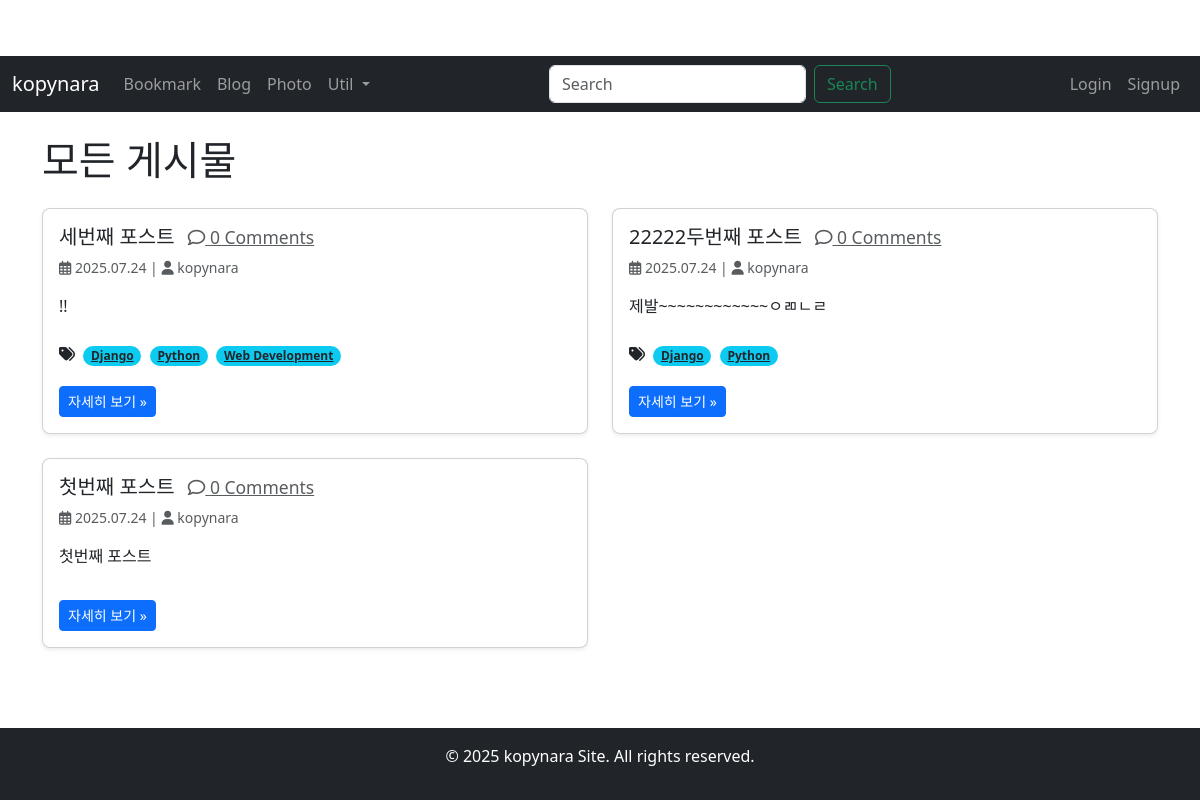
Screenshot of /blog/ with the database file from the repository.
### blog/models.py (models this page shows, shortened)
class Post(models.Model):
    title = models.CharField(verbose_name='TITLE', max_length=50)
    slug = models.SlugField(verbose_name='SLUG', unique=True, allow_unicode=True, help_text='one word for title alias.')
    description = models.CharField(verbose_name='DESCRIPTION', max_length=100, blank=True, help_text='simple description text.')
    content = models.TextField(verbose_name='CONTENT')
    created_at = models.DateTimeField(verbose_name='CREATE DATE', auto_now_add=True)
    modify_dt = models.DateTimeField(verbose_name='MODIFY DATE', auto_now=True)
    author = models.ForeignKey(
        settings.AUTH_USER_MODEL,
        on_delete=models.CASCADE,
        related_name='blog_posts',
        verbose_name='AUTHOR'
    )
    tags = TaggableManager(blank=True) # 태그 필드 추가
    class Meta:
        verbose_name = 'post' # 단수 별칭
        verbose_name_plural = 'posts' # 복수 별칭
        db_table = 'my_post' # 데이터베이스 테이블 이름 지정 (기존 'blog_posts'에서 'my_post'로 변경)
        ordering = ('-created_at',) # 기본 정렬 순서 (최신 생성일 기준 내림차순으로 변경)
    def get_absolute_url(self):
        return reverse('blog:post_detail', args=(self.slug,)) # slug 기반 URL (URL 패턴 이름 'post_detail'로 변경)

### blog/views.py (the view)
# urls.py: path('', views.PostListView.as_view(), name='index'),
class PostListView(ListView):
    model = Post
    template_name = 'blog/post_list.html'
    context_object_name = 'posts' # 템플릿에서 게시물 목록을 'posts'로 접근
    paginate_by = 10 # 한 페이지에 10개의 게시물 표시
    def get_queryset(self):
        queryset = super().get_queryset().order_by('-created_at')
        tag_slug = self.kwargs.get('tag_slug')
        if tag_slug:
            try:
                tag = Tag.objects.get(slug=tag_slug)
                queryset = queryset.filter(tags__in=[tag])
                self.tag_name = tag.name # 템플릿에 태그 이름 전달을 위해 저장
            except Tag.DoesNotExist:
                queryset = Post.objects.none()
                self.tag_name = None # 태그 이름 없음
        else:
            self.tag_name = None # 태그 슬러그가 없으면 태그 이름 없음
        return queryset
    def get_context_data(self, **kwargs):
        context = super().get_context_data(**kwargs)
        if self.tag_name:
            context['tagname'] = self.tag_name # 템플릿에서 'tagname'으로 접근
        return context

### templates/blog/post_list.html (shortened to what this page needs)
    {% extends 'base.html' %}
    {% load static %}
    {% block content %}
        {% if tagname %}
            <h1 class="mb-4">태그: "{{ tagname }}"이(가) 달린 게시물</h1>
        {% else %}
            <h1 class="mb-4">모든 게시물</h1>
        {% endif %}
        {% if posts %}
            <div class="row">
                {% for post in posts %}
                    <div class="col-md-6 mb-4">
                        <div class="card h-100 shadow-sm rounded-3">
                            <div class="card-body d-flex flex-column">
                                <h5 class="card-title">
                                    <a href="{% url 'blog:post_detail' slug=post.slug %}?next=index" class="text-decoration-none text-dark">
                                        {{ post.title }}
                                    </a>
                                    <a href="{% url 'blog:post_detail' slug=post.slug %}?next=index#disqus_thread"
                                       data-disqus-identifier="{{ post.slug }}"
                                       data-disqus-url="{{ post.get_absolute_url }}"
                                       class="text-muted small ms-2">
                                        <i class="far fa-comment"></i> 0 Comments
                                    </a>
                                </h5>
                                <p class="card-text text-muted small">
                                    <i class="far fa-calendar-alt"></i> {{ post.created_at|date:"Y.m.d" }}
                                    {% if post.author %} | <i class="fas fa-user"></i> {{ post.author }}{% endif %}
                                </p>
                                <p class="card-text">{{ post.content|truncatechars:200 }}</p>
                                {% if post.tags.all %}
                                    <div class="tags-section mt-auto pt-2">
                                        <i class="fas fa-tags me-1"></i>
                                        {% for tag in post.tags.all %}
                                            <a href="{% url 'blog:post_list_by_tag' tag_slug=tag.slug %}"
                                               class="badge bg-info text-dark me-1 mb-1 rounded-pill">
                                                {{ tag.name }}
                                            </a>
                                        {% endfor %}
                                    </div>
                                {% endif %}
                                <div class="mt-3">
                                    <a href="{% url 'blog:post_detail' slug=post.slug %}?next=index" class="btn btn-primary btn-sm">자세히 보기 &raquo;</a>
                                </div>
                            </div>
                        </div>
                    </div>
                {% endfor %}
            </div>
        {% else %}
            <div class="alert alert-info" role="alert">
                아직 작성된 게시물이 없습니다.
            </div>
        {% endif %}
    </div>
    {% endblock content %}

### static/css/style.css (style rules this page uses)
body { padding-top: 56px; }

### templates/base.html (style rules this page uses)
html, body { height: 100%; }
body { display: flex; flex-direction: column; }

### rows the page displays
Post: title "세번째 포스트", created_at "2025.07.24", author "kopynara", content "!!"
Tag: name "Django"
Tag: name "Python"
Tag: name "Web Development"
Post: title "22222두번째 포스트", created_at "2025.07.24", author "kopynara", content "제발~~~~~~~~~~~~ㅇㄻㄴㄹ"
Post: title "첫번째 포스트", created_at "2025.07.24", author "kopynara", content "첫번째 포스트"
